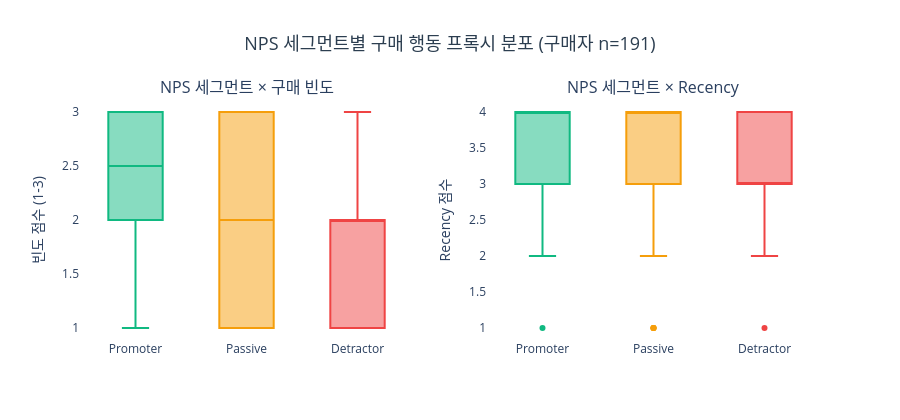

Source (notebook cell):
### Code cell
SEGMENT_ORDER = ['Promoter', 'Passive', 'Detractor']
SEGMENT_COLORS = {'Promoter': '#10B981', 'Passive': '#F59E0B', 'Detractor': '#EF4444'}

fig = make_subplots(rows=1, cols=2, subplot_titles=('NPS 세그먼트 × 구매 빈도', 'NPS 세그먼트 × Recency'))

for seg in SEGMENT_ORDER:
    vals_f = df[(df['nps_segment'] == seg) & df['freq_score'].notna()]['freq_score']
    fig.add_trace(go.Box(y=vals_f, name=seg, marker_color=SEGMENT_COLORS[seg], showlegend=False), row=1, col=1)

for seg in SEGMENT_ORDER:
    vals_r = df[(df['nps_segment'] == seg) & df['recency_score'].notna()]['recency_score']
    fig.add_trace(go.Box(y=vals_r, name=seg, marker_color=SEGMENT_COLORS[seg], showlegend=False), row=1, col=2)

fig.update_layout(
    title=dict(text=f'NPS 세그먼트별 구매 행동 프록시 분포 (구매자 n={len(sub_nf)})', x=0.5, xanchor='center', font=dict(size=18, color='#2c3e50')),
    plot_bgcolor='white',
    height=420
)
fig.update_yaxes(title_text='빈도 점수 (1-3)', row=1, col=1)
fig.update_yaxes(title_text='Recency 점수', row=1, col=2)
fig.show()

### Figure 1 — Plotly figure (JSON) as saved in the notebook; plotly's stock layout.template omitted (floating-point values rounded to 4 significant figures)
{"data": [{"marker": {"color": "#10B981"}, "name": "Promoter", "showlegend": false, "type": "box", "xaxis": "x", "y": [1.0, 1.0, 2.0, 3.0, 3.0, 3.0, 2.0, 2.0, 1.0, 2.0, 2.0, 3.0, 3.0, 3.0, 3.0, 3.0, 1.0, 2.0, 3.0, 3.0, 2.0, 3.0, 3.0, 2.0], "yaxis": "y"}, {"marker": {"color": "#F59E0B"}, "name": "Passive", "showlegend": false, "type": "box", "xaxis": "x", "y": [2.0, 2.0, 2.0, 2.0, 1.0, 2.0, 2.0, 1.0, 2.0, 3.0, 1.0, 2.0, 1.0, 2.0, 3.0, 2.0, 1.0, 2.0, 3.0, 3.0, 2.0, 2.0, 1.0, 3.0, 2.0, 2.0, 2.0, 2.0, 1.0, 3.0, 3.0, 2.0, 2.0, 3.0, 3.0, 2.0, 1.0, 3.0, 1.0, 3.0, 3.0, 3.0, 1.0, 1.0, 3.0, 3.0, 3.0, 3.0, 2.0, 3.0, 3.0, 3.0, 3.0, 1.0, 1.0, 2.0, 1.0, 3.0, 3.0, 3.0, 2.0, 2.0, 2.0, 1.0, 2.0, 2.0, 1.0, 1.0, 1.0, 2.0, 1.0, 2.0, 3.0, 1.0, 1.0, 3.0, 1.0, 2.0, 3.0, 1.0, 3.0, 2.0, 1.0, 3.0, 3.0], "yaxis": "y"}, {"marker": {"color": "#EF4444"}, "name": "Detractor", "showlegend": false, "type": "box", "xaxis": "x", "y": [1.0, 1.0, 2.0, 2.0, 3.0, 2.0, 2.0, 1.0, 3.0, 1.0, 1.0, 2.0, 2.0, 2.0, 2.0, 1.0, 1.0, 2.0, 2.0, 2.0, 1.0, 2.0, 1.0, 2.0, 3.0, 1.0, 1.0, 2.0, 1.0, 1.0, 3.0, 1.0, 2.0, 2.0, 2.0, 3.0, 1.0, 2.0, 1.0, 1.0, 1.0, 1.0, 1.0, 2.0, 2.0, 1.0, 1.0, 1.0, 2.0, 2.0, 2.0, 1.0, 2.0, 2.0, 1.0, 3.0, 3.0, 2.0, 2.0, 1.0, 1.0, 1.0, 1.0, 1.0, 3.0, 3.0, 2.0, 3.0, 3.0, 1.0, 1.0, 1.0, 2.0, 3.0, 2.0, 2.0, 3.0, 3.0, 2.0, 3.0, 3.0, 3.0], "yaxis": "y"}, {"marker": {"color": "#10B981"}, "name": "Promoter", "showlegend": false, "type": "box", "xaxis": "x2", "y": [3.0, 4.0, 4.0, 4.0, 4.0, 3.0, 4.0, 2.0, 4.0, 3.0, 4.0, 4.0, 4.0, 4.0, 4.0, 4.0, 2.0, 4.0, 4.0, 4.0, 4.0, 4.0, 3.0, 1.0], "yaxis": "y2"}, {"marker": {"color": "#F59E0B"}, "name": "Passive", "showlegend": false, "type": "box", "xaxis": "x2", "y": [3.0, 4.0, 2.0, 4.0, 4.0, 3.0, 3.0, 4.0, 2.0, 4.0, 2.0, 3.0, 3.0, 4.0, 4.0, 4.0, 3.0, 3.0, 4.0, 4.0, 4.0, 4.0, 4.0, 1.0, 3.0, 3.0, 4.0, 3.0, 3.0, 3.0, 3.0, 4.0, 4.0, 4.0, 3.0, 4.0, 4.0, 4.0, 4.0, 4.0, 4.0, 4.0, 4.0, 4.0, 4.0, 4.0, 4.0, 4.0, 4.0, 4.0, 1.0, 3.0, 4.0, 1.0, 3.0, 4.0, 1.0, 4.0, 4.0, 4.0, 4.0, 4.0, 3.0, 4.0, 3.0, 4.0, 3.0, 3.0, 2.0, 4.0, 2.0, 2.0, 4.0, 3.0, 3.0, 3.0, 3.0, 3.0, 4.0, 2.0, 4.0, 3.0, 3.0, 4.0, 4.0], "yaxis": "y2"}, {"marker": {"color": "#EF4444"}, "name": "Detractor", "showlegend": false, "type": "box", "xaxis": "x2", "y": [2.0, 4.0, 4.0, 3.0, 4.0, 3.0, 4.0, 2.0, 2.0, 2.0, 3.0, 3.0, 3.0, 3.0, 3.0, 4.0, 2.0, 4.0, 3.0, 4.0, 3.0, 4.0, 3.0, 4.0, 3.0, 3.0, 3.0, 4.0, 4.0, 2.0, 4.0, 3.0, 3.0, 3.0, 4.0, 4.0, 3.0, 1.0, 2.0, 2.0, 3.0, 3.0, 3.0, 3.0, 4.0, 2.0, 2.0, 3.0, 3.0, 4.0, 3.0, 3.0, 2.0, 4.0, 3.0, 4.0, 4.0, 4.0, 4.0, 3.0, 3.0, 4.0, 4.0, 3.0, 4.0, 4.0, 3.0, 4.0, 4.0, 2.0, 2.0, 2.0, 4.0, 4.0, 2.0, 4.0, 4.0, 4.0, 4.0, 4.0, 4.0, 4.0], "yaxis": "y2"}], "layout": {"annotations": [{"font": {"size": 16}, "showarrow": false, "text": "NPS 세그먼트 × 구매 빈도", "x": 0.225, "xanchor": "center", "xref": "paper", "y": 1, "yanchor": "bottom", "yref": "paper"}, {"font": {"size": 16}, "showarrow": false, "text": "NPS 세그먼트 × Recency", "x": 0.775, "xanchor": "center", "xref": "paper", "y": 1, "yanchor": "bottom", "yref": "paper"}], "height": 420, "plot_bgcolor": "white", "title": {"font": {"color": "#2c3e50", "size": 18}, "text": "NPS 세그먼트별 구매 행동 프록시 분포 (구매자 n=191)", "x": 0.5, "xanchor": "center"}, "xaxis": {"anchor": "y", "domain": [0, 0.45]}, "xaxis2": {"anchor": "y2", "domain": [0.55, 1]}, "yaxis": {"anchor": "x", "domain": [0, 1], "title": {"text": "빈도 점수 (1-3)"}}, "yaxis2": {"anchor": "x2", "domain": [0, 1], "title": {"text": "Recency 점수"}}}}
